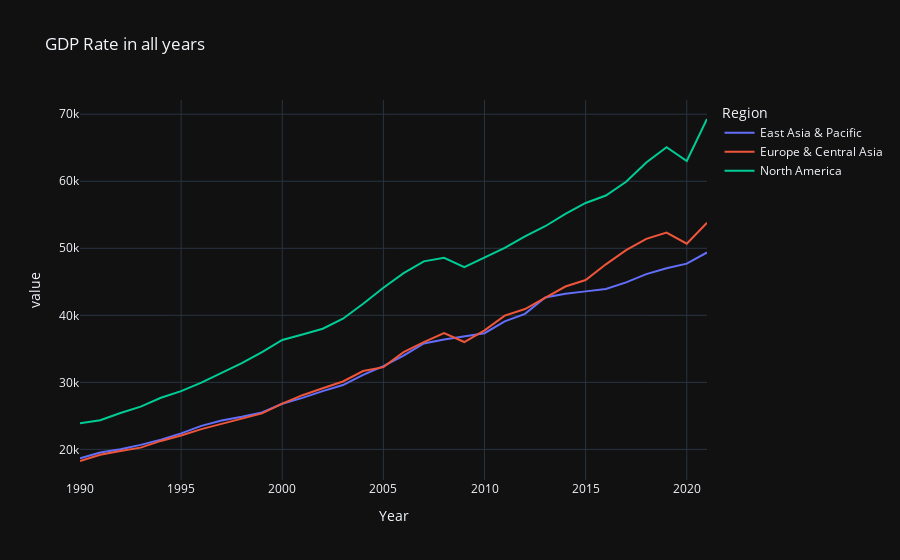

The notebook cell saved with this chart:
### Markdown cell above
### Comparing all years using line chart

### Code cell
fig = px.line(Group_by_all_years, x='Year', y="value", color = "Region",title='GDP Rate in all years',template = "plotly_dark")
fig.show()

### Figure 1 — Plotly figure (JSON) as saved in the notebook; plotly's stock layout.template omitted (floating-point values rounded to 4 significant figures)
{"data": [{"hovertemplate": "Region=East Asia & Pacific<br>Year=%{x}<br>value=%{y}<extra></extra>", "legendgroup": "East Asia & Pacific", "line": {"color": "#636efa", "dash": "solid"}, "marker": {"symbol": "circle"}, "mode": "lines", "name": "East Asia & Pacific", "orientation": "v", "showlegend": true, "type": "scatter", "x": [1990, 1991, 1992, 1993, 1994, 1995, 1996, 1997, 1998, 1999, 2000, 2001, 2002, 2003, 2004, 2005, 2006, 2007, 2008, 2009, 2010, 2011, 2012, 2013, 2014, 2015, 2016, 2017, 2018, 2019, 2020, 2021], "xaxis": "x", "y": [18670.0, 19550.0, 20040.0, 20670.0, 21460.0, 22390.0, 23500.0, 24300.0, 24860.0, 25520.0, 26820.0, 27690.0, 28700.0, 29600.0, 31120.0, 32410.0, 34000.0, 35810.0, 36390.0, 36910.0, 37340.0, 39110.0, 40220.0, 42650.0, 43220.0, 43570.0, 43930.0, 44920.0, 46140.0, 47020.0, 47710.0, 49370.0], "yaxis": "y"}, {"hovertemplate": "Region=Europe & Central Asia<br>Year=%{x}<br>value=%{y}<extra></extra>", "legendgroup": "Europe & Central Asia", "line": {"color": "#EF553B", "dash": "solid"}, "marker": {"symbol": "circle"}, "mode": "lines", "name": "Europe & Central Asia", "orientation": "v", "showlegend": true, "type": "scatter", "x": [1990, 1991, 1992, 1993, 1994, 1995, 1996, 1997, 1998, 1999, 2000, 2001, 2002, 2003, 2004, 2005, 2006, 2007, 2008, 2009, 2010, 2011, 2012, 2013, 2014, 2015, 2016, 2017, 2018, 2019, 2020, 2021], "xaxis": "x", "y": [18270.0, 19200.0, 19770.0, 20260.0, 21270.0, 22080.0, 23020.0, 23810.0, 24510.0, 25380.0, 26840.0, 28090.0, 29120.0, 30130.0, 31700.0, 32270.0, 34500.0, 35990.0, 37330.0, 36010.0, 37760.0, 39960.0, 40940.0, 42610.0, 44300.0, 45260.0, 47610.0, 49720.0, 51400.0, 52350.0, 50690.0, 53800.0], "yaxis": "y"}, {"hovertemplate": "Region=North America<br>Year=%{x}<br>value=%{y}<extra></extra>", "legendgroup": "North America", "line": {"color": "#00cc96", "dash": "solid"}, "marker": {"symbol": "circle"}, "mode": "lines", "name": "North America", "orientation": "v", "showlegend": true, "type": "scatter", "x": [1990, 1991, 1992, 1993, 1994, 1995, 1996, 1997, 1998, 1999, 2000, 2001, 2002, 2003, 2004, 2005, 2006, 2007, 2008, 2009, 2010, 2011, 2012, 2013, 2014, 2015, 2016, 2017, 2018, 2019, 2020, 2021], "xaxis": "x", "y": [23890.0, 24340.0, 25420.0, 26390.0, 27690.0, 28690.0, 29970.0, 31460.0, 32850.0, 34520.0, 36330.0, 37130.0, 38000.0, 39490.0, 41720.0, 44120.0, 46300.0, 48050.0, 48570.0, 47190.0, 48650.0, 50070.0, 51780.0, 53290.0, 55120.0, 56760.0, 57870.0, 59910.0, 62810.0, 65090.0, 63030.0, 69290.0], "yaxis": "y"}], "layout": {"legend": {"title": {"text": "Region"}, "tracegroupgap": 0}, "title": {"text": "GDP Rate in all years"}, "xaxis": {"anchor": "y", "domain": [0, 1], "title": {"text": "Year"}}, "yaxis": {"anchor": "x", "domain": [0, 1], "title": {"text": "value"}}}}
